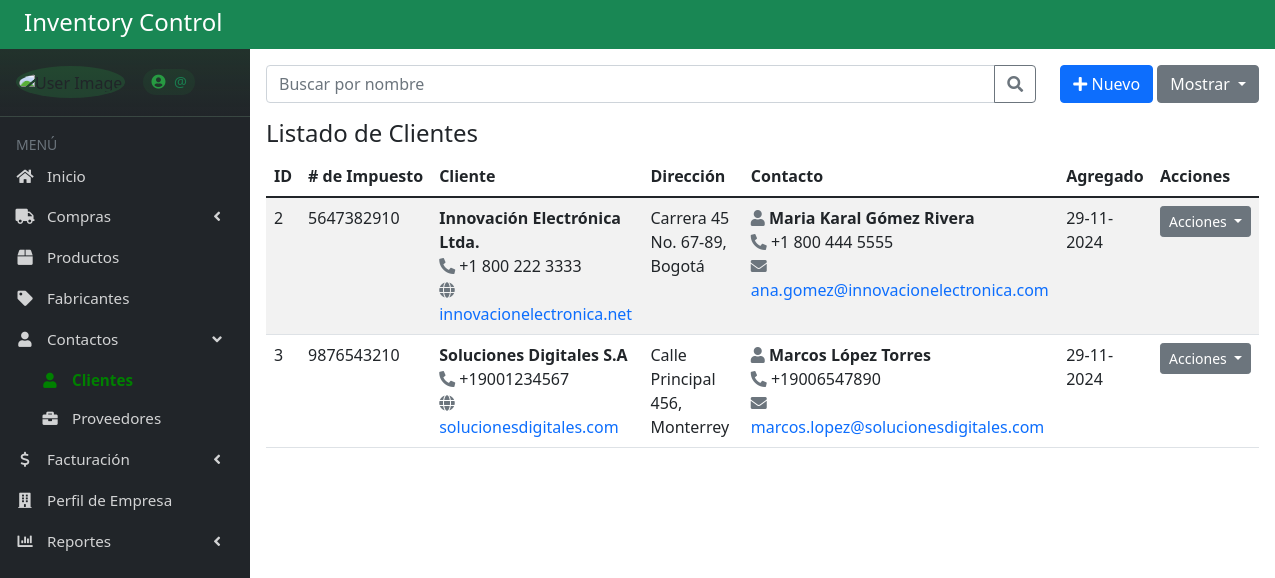
Page /clientes/ on the earlier database version.
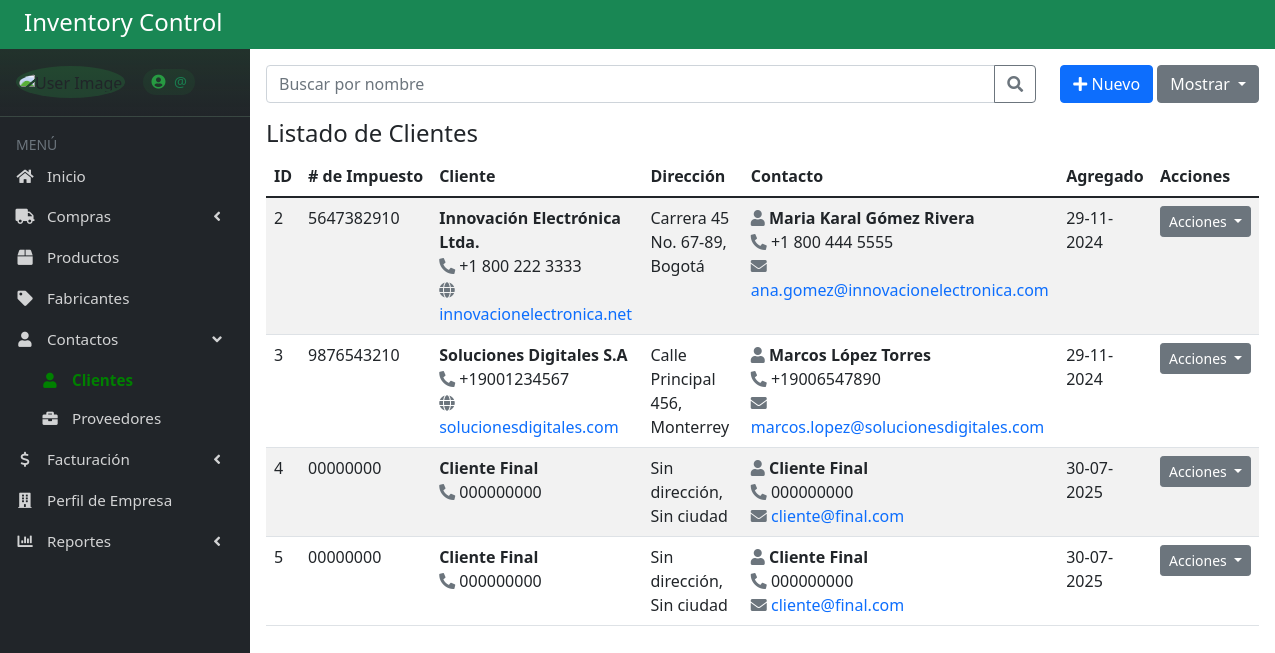
Same page on the later database version.
### Inventario/models.py (models this page shows, shortened)
class Cliente(models.Model):
    nombre = models.CharField(max_length=200)
    numero_impuesto = models.CharField(max_length=50, blank=True, null=True)
    sitio_web = models.URLField(max_length=200, blank=True, null=True)
    telefono_empresa = models.CharField(max_length=20)
    nombres = models.CharField(max_length=100)
    apellidos = models.CharField(max_length=100)
    correo_electronico = models.EmailField(max_length=254)
    telefono_contacto = models.CharField(max_length=20)
    calle = models.CharField(max_length=200)
    ciudad = models.CharField(max_length=100)
    region_provincia = models.CharField(max_length=100)
    codigo_postal = models.CharField(max_length=20)
    pais = models.CharField(max_length=100)
    fecha_registro = models.DateTimeField(auto_now_add=True)
    fecha_actualizacion = models.DateTimeField(auto_now=True)
    class Meta:
        verbose_name = "Cliente"
        verbose_name_plural = "Clientes"

### Inventario/views.py (the view)
# urls.py: path('clientes/', views.clientes, name='clientes'),
def clientes(request):
    clientes = Cliente.objects.all()
    context = {
        'clientes': clientes
    }
    return render(request, 'Inventario/clientes.html', context)

### Inventario/context_processors.py (called while the page is built)
def user_profile(request):
    if request.user.is_authenticated:
        profile, created = Profile.objects.get_or_create(user=request.user)
        now = timezone.now()
        online = (now - profile.last_seen) < timedelta(minutes=2)
        return {'user_profile': profile, 'is_online': online}
    return {}

### Inventario/templates/Inventario/clientes.html (shortened to what this page needs)
{% extends 'Inventario/base.html' %}
{% block content %}
<div class="container-fluid">
    <div class="row mb-3">
        <div class="col">
            <div class="input-group">
                <input type="text" class="form-control" placeholder="Buscar por nombre">
                <button class="btn btn-outline-secondary" type="button">
                    <i class="fas fa-search"></i>
                </button>
            </div>
        </div>
        <div class="col-auto">
            <button class="btn btn-primary" data-bs-toggle="modal" data-bs-target="#modalNuevoCliente">
                <i class="fas fa-plus"></i> Nuevo
            </button>
            <div class="btn-group">
                <button type="button" class="btn btn-secondary dropdown-toggle" data-bs-toggle="dropdown">
                    Mostrar
                </button>
            </div>
        </div>
    </div>
    <h4>Listado de Clientes</h4>
    <div class="table-responsive">
        <table class="table table-striped">
            <thead>
                <tr>
                    <th>ID</th>
                    <th style="white-space: nowrap;"># de Impuesto</th>
                    <th>Cliente</th>
                    <th>Dirección</th>
                    <th>Contacto</th>
                    <th>Agregado</th>
                    <th>Acciones</th>
                </tr>
            </thead>
            <tbody>
                {% for cliente in clientes %}
                <tr>
                    <td>{{ cliente.id }}</td>
                    <td>{{ cliente.numero_impuesto }}</td>
                    <td>
                        <strong>{{ cliente.nombre }}</strong>
                        <div>
                            <i class="fas fa-phone-alt text-secondary"></i> {{ cliente.telefono_empresa }}
                        </div>
                        {% if cliente.sitio_web %}
                        <div>
                            <i class="fas fa-globe text-secondary"></i>
                            <a href="{{ cliente.sitio_web }}" target="_blank" class="text-primary text-decoration-none">
                                {{ cliente.sitio_web|cut:"https://"|cut:"http://"|cut:"www." }}
                            </a>
                        </div>
                        {% endif %}
                    </td>
                    <td>
                        {{ cliente.calle }},<br>
                        {{ cliente.ciudad }}
                    </td>
                    <td>
                        <div>
                            <i class="fas fa-user text-secondary"></i> <strong>{{ cliente.nombres }} {{ cliente.apellidos }}</strong>
                        </div>
                        <div>
                            <i class="fas fa-phone-alt text-secondary"></i> {{ cliente.telefono_contacto }}
                        </div>
                        <div>
                            <i class="fas fa-envelope text-secondary"></i>
                            <a href="mailto:{{ cliente.correo_electronico }}" class="text-primary text-decoration-none">
                                {{ cliente.correo_electronico }}
                            </a>
                        </div>
                    </td>
                    <td>{{ cliente.fecha_registro|date:"d-m-Y" }}</td>
                    <td>
                        <div class="dropdown">
                            <button class="btn btn-secondary btn-sm dropdown-toggle" type="button" data-bs-toggle="dropdown">
                                Acciones
                            </button>
                        </div>
                    </td>
                </tr>
                {% endfor %}
            </tbody>
        </table>
    </div>
</div>
{% endblock %}

Differences in the rows shown:
added Cliente: id "4", numero_impuesto "00000000", nombre "Cliente Final", telefono_empresa "000000000", calle "Sin dirección", ciudad "Sin ciudad", nombres "Cliente", apellidos "Final", telefono_contacto "000000000", correo_electronico "cliente@final.com", fecha_registro "30-07-2025"
added Cliente: id "5", numero_impuesto "00000000", nombre "Cliente Final", telefono_empresa "000000000", calle "Sin dirección", ciudad "Sin ciudad", nombres "Cliente", apellidos "Final", telefono_contacto "000000000", correo_electronico "cliente@final.com", fecha_registro "30-07-2025"
